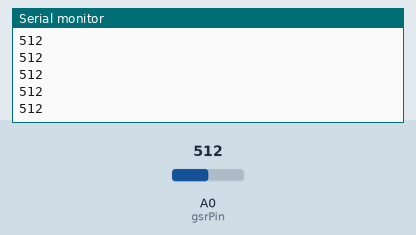
Simulated run of this sketch. Board: Arduino Uno, built with avr-gcc and run on an emulated ATmega328P. Shown: the last lines printed to the serial monitor. The inputs (shaded band) are chosen by the test bench; at power-on: A0 (gsrPin) = 512.

Above: at 1.2 s.
1.3 s: A0 (gsrPin) set to 716
At 1.32 s:
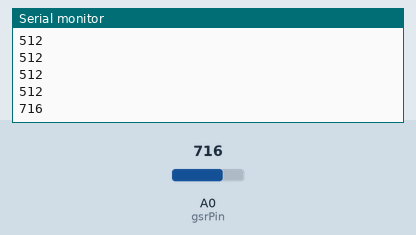
2.8 s: A0 (gsrPin) set to 900
At 2.83 s:
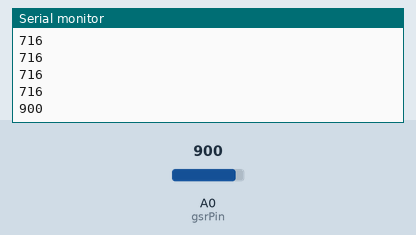
Timing chart, 0 to 5.8 s (numbered marks = the images above; inputs shaded):
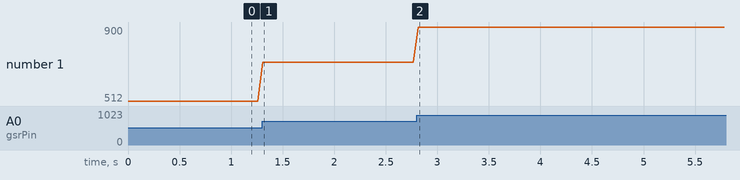

Measured:
- after the input at 1.3 s, the serial monitor: prints a new line at once (image 1)
- after the input at 2.8 s, the serial monitor: prints a new line at once (image 2)
- plotted number 1: 512 → 716 after the input at 1.3 s, 716 → 900 after the input at 2.8 s

The sketch:

IMAGS_GSR.ino
```cpp
const int gsrPin = A0;  // GSR sensor is connected to analog pin A0

void setup() {
  Serial.begin(9600);  // start serial communication at 9600 baud rate
}

void loop() {
  int gsrValue = analogRead(gsrPin);  // read the value from the GSR sensor
  Serial.println(gsrValue);  // print the GSR value to the serial monitor
  delay(50);  // wait for 50 miliseconds before reading again
}
```
